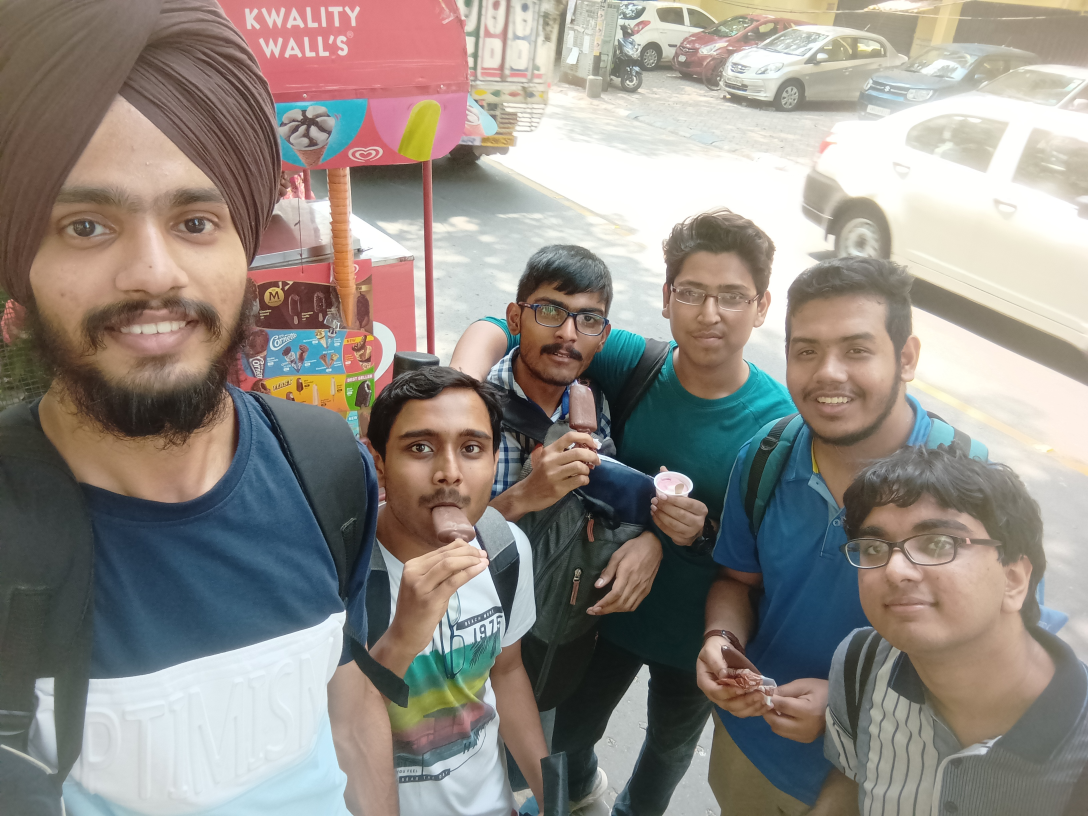
#> input picture student_image.jpg, 3264 x 2448 px, given in place of the camera (shown at 1/3 size)
$ python webcam_augment_service.py
#> lines starting #> are read from the running program, lines starting #| are printed output that depends on the picture
import cv2
import os
import numpy as np
from datetime import datetime

# ============ CONFIG ============
PERSON_ID = "person_01"
DATASET_ROOT = "face_service/dataset"
IMG_SIZE = 200
MAX_IMAGES = 70
CAMERA_INDEX = 0
# =================================

SAVE_DIR = os.path.join(DATASET_ROOT, PERSON_ID)
os.makedirs(SAVE_DIR, exist_ok=True)

cap = cv2.VideoCapture(CAMERA_INDEX)

counts = {"front":0, "side":0}

def gamma(img, g):
    table = np.array([(i/255.0)**g * 255 for i in range(256)]).astype("uint8")
    return cv2.LUT(img, table)

def add_noise(img):
    noise = np.random.normal(0, 10, img.shape).astype(np.uint8)
    return cv2.add(img, noise)

def motion_blur(img):
    k = np.zeros((5,5))
    k[2,:] = np.ones(5)
    k /= 5
    return cv2.filter2D(img, -1, k)

def random_crop(img):
    h, w = img.shape
    dx = np.random.randint(0, 10)
    dy = np.random.randint(0, 10)
    cropped = img[dy:h-dy, dx:w-dx]
    return cv2.resize(cropped, (IMG_SIZE, IMG_SIZE))

def save(img, label):
    ts = datetime.now().strftime("%Y%m%d_%H%M%S_%f")
    cv2.imwrite(f"{SAVE_DIR}/{label}_{ts}.jpg", img)

print("[INFO] Webcam augmentation running")
print("[INFO] Move face naturally")

while cap.isOpened():
    ret, frame = cap.read()
#> frame is the input picture: shape (2448, 3264, 3); mean B, G, R 132.6, 139.2, 145.7
    if not ret:
        break

    h, w = frame.shape[:2]
#> h = 2448; w = 3264
    face = frame[h//4:3*h//4, w//4:3*w//4]  # simple central crop
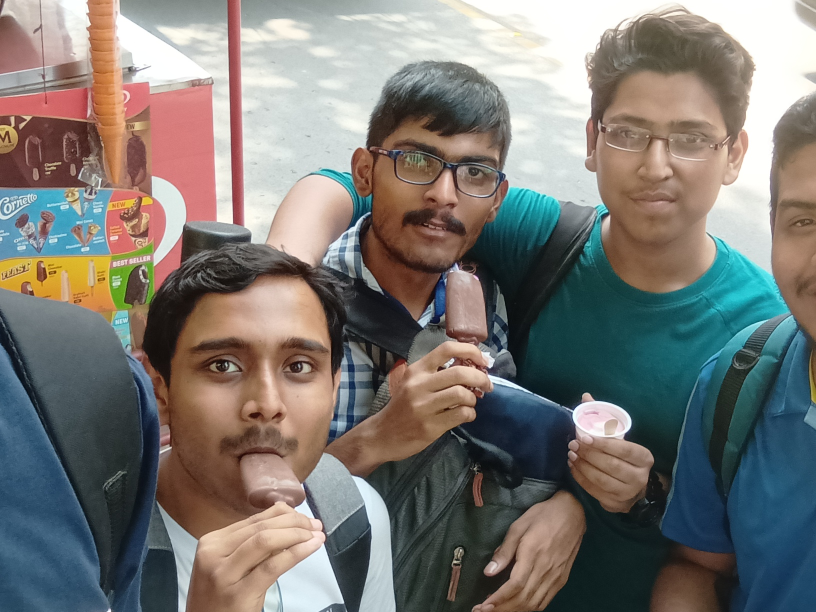
#> face: shape (1224, 1632, 3) (shown at 1/2 size); mean B, G, R 116, 120.2, 122.7

    face = cv2.resize(face, (IMG_SIZE, IMG_SIZE))
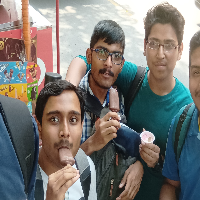
#> face: shape (200, 200, 3); mean B, G, R 115.9, 120.1, 122.6
    gray = cv2.cvtColor(face, cv2.COLOR_BGR2GRAY)
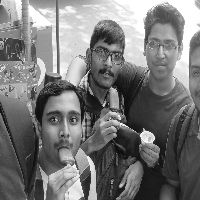
#> gray: shape (200, 200); min 9, max 255, mean 120.4

    label = "front" if counts["front"] < MAX_IMAGES//2 else "side"

    if counts[label] < MAX_IMAGES//2:
        # ---- Original ----
        save(gray, label)

        # ---- Augmentations ----
        save(gamma(gray, 0.7), label)
        save(gamma(gray, 1.3), label)
        save(add_noise(gray), label)
#> in add_noise, `return cv2.add(img, noise)`:
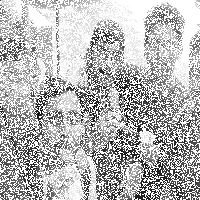
#> returned value: shape (200, 200); min 14, max 255, mean 185.4
        save(motion_blur(gray), label)
        save(random_crop(gray), label)
#> in random_crop, `return cv2.resize(cropped, (IMG_SIZE, IMG_SIZE))`:
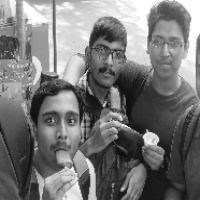
#> returned value: shape (200, 200); min 10, max 255, mean 119.7
        save(cv2.flip(gray, 1), label)
#> in save (call 7), `cv2.imwrite(f"{SAVE_DIR}/{label}_{ts}.jpg", img)`:
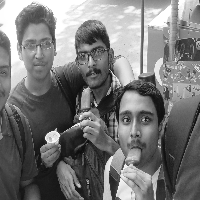
#> saved as front_20261120_091405_734089.jpg: shape (200, 200); min 9, max 255, mean 120.4

        counts[label] += 6

    # SHOW ORIGINAL + AUGMENTED PREVIEW
    preview = np.hstack([
        gray,
        gamma(gray, 0.7),
        motion_blur(gray)
    ])
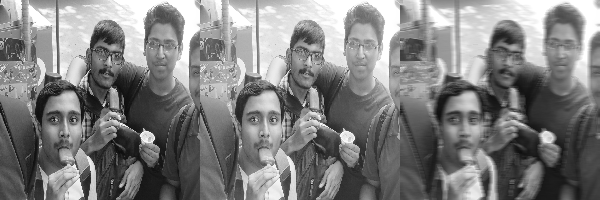
#> preview: shape (200, 600); min 9, max 255, mean 128.6
    cv2.imshow("Augmentation Preview", preview)

    if cv2.waitKey(1) & 0xFF == ord('q'):
#> (key q is pressed here)
        break
    if sum(counts.values()) >= MAX_IMAGES:
        break

cap.release()
cv2.destroyAllWindows()

print("[DONE] Strong augmented dataset created at:", SAVE_DIR)
